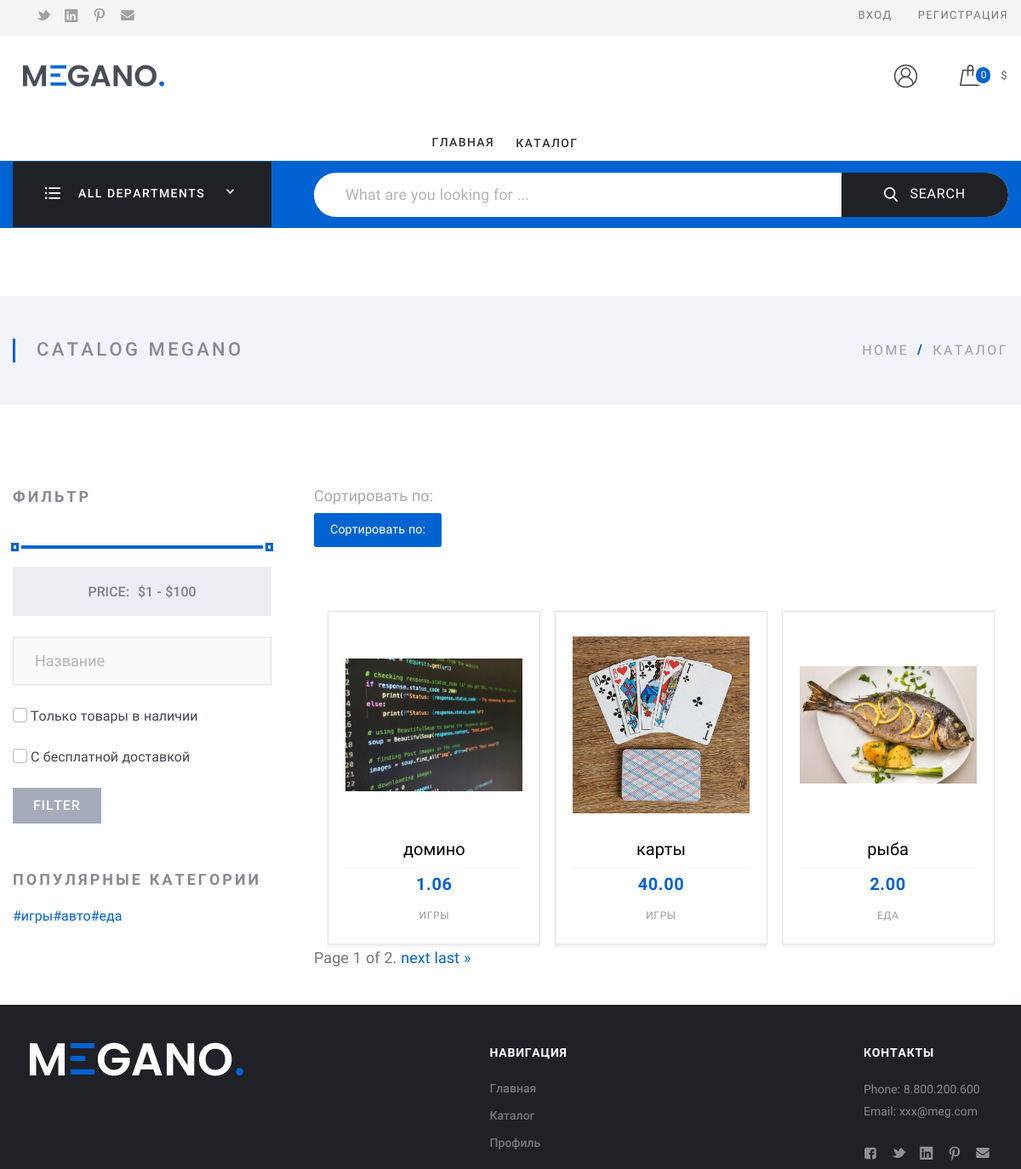
The app's page /catalog/, older data.
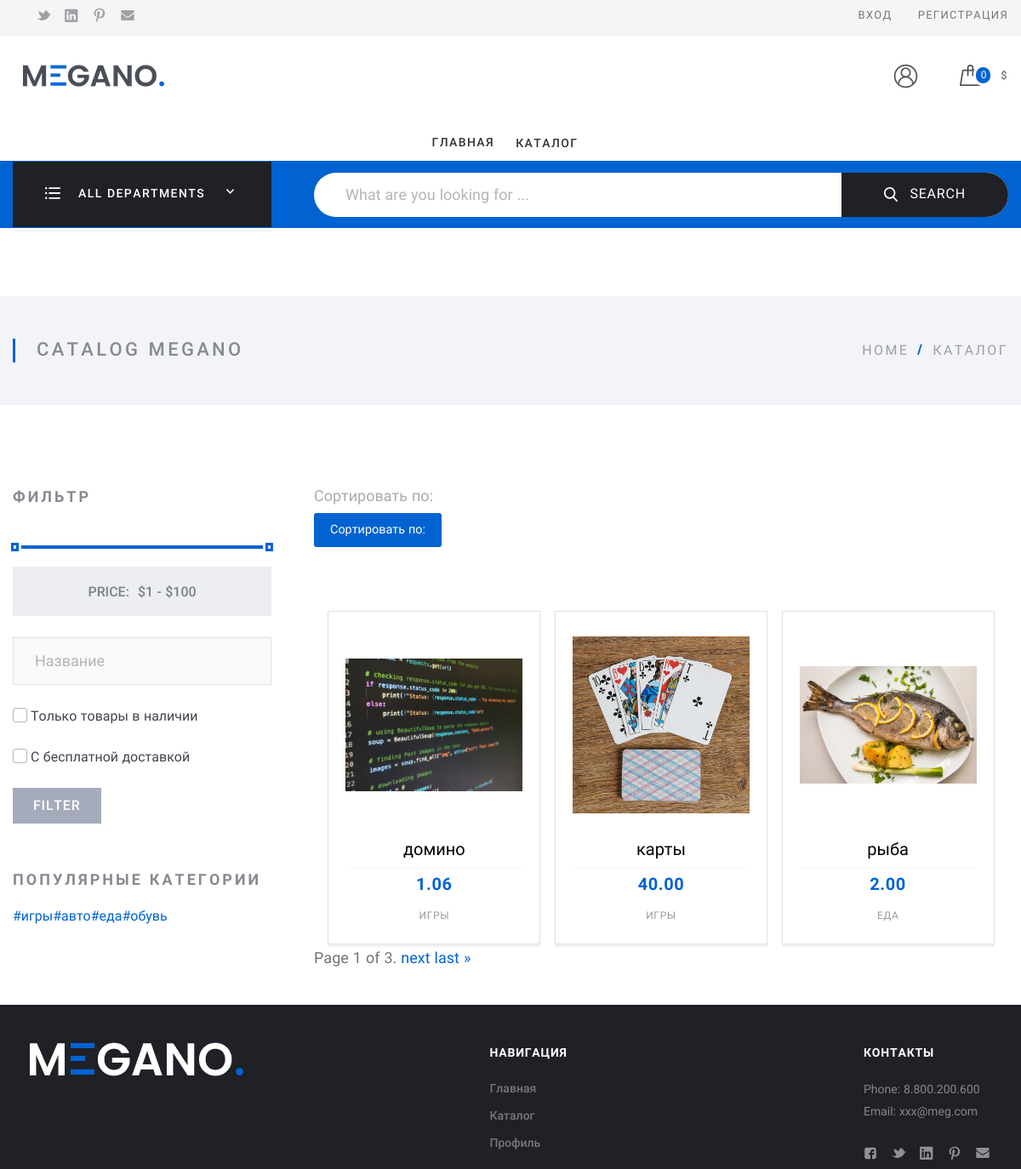
The same page, newer data.
### my_store_app/models.py (models this page shows, shortened)
class ProductCategory(models.Model):
    name = models.CharField(
        max_length=25,
        null=True,
        verbose_name=_('category title')
    )
    slug = models.SlugField(verbose_name=_('slug'))
    description = models.TextField(max_length=255, null=True, blank=True, verbose_name=_('description'))
    icon = models.ImageField(verbose_name=_('icon'))
    image = models.ImageField(verbose_name=_('image'))
    def __str__(self) -> str:
        return self.name
    class Meta:
        verbose_name_plural = _('product categories')
        verbose_name = _('product category')
    @property
    def icon_url(self):
        if self.icon and hasattr(self.icon, 'url'):
            return self.icon.url

class Product(models.Model):
    category = models.ForeignKey(
        ProductCategory,
        on_delete=models.CASCADE,
        related_name='products',
        verbose_name='good_category',
    )
    name = models.CharField(max_length=100, verbose_name=_('product name'))
    code = models.CharField(max_length=10, null=True, blank=True, verbose_name=_('product code'))
    slug = models.SlugField(db_index=True, verbose_name=_('product slug'))
    image = models.ImageField(verbose_name=_('product image'))
    description = models.TextField(max_length=2550, null=True, verbose_name=_('product description'))
    rating = models.FloatField(null=True, default=0, verbose_name=_('rating'))
    is_published = models.BooleanField(verbose_name=_('is published'), null=True, blank=True, default=True)
    tags = TaggableManager()
    limited = models.BooleanField(default=False, verbose_name=_('limited edition'))
    price = models.DecimalField(max_digits=10, decimal_places=2, verbose_name=_('price'))
    quantity = models.IntegerField(verbose_name=_('quantity'))
    is_free_delivery = models.BooleanField(default=False, verbose_name='free delivery')
    def get_absolute_url(self) -> Callable:
        return reverse('product', kwargs={'slug': self.slug})
    @property
    def image_url(self):
        if self.image and hasattr(self.image, 'url'):
            return self.image.url
    class Meta:
        verbose_name = _('product')
        verbose_name_plural = _('products')
        db_table = 'products'

### my_store_app/views.py (the view, shortened to what this page needs)
# urls.py: path('catalog/', FullCatalogView.as_view(), name="catalog_url"),
class FullCatalogView(ListView):
    model = Product
    paginate_by = 3
    template_name = 'catalog.html'
    def get_context_data(self, **kwargs):
        def set_context(param: str, context_param: dict = None, reverse: bool = False):
            item = self.request.GET.get(param)
        context = super(FullCatalogView, self).get_context_data(**kwargs)
        set_context('filter', context)
        set_context('orderby', context, True)
        set_context('price', context)
        set_context('search_text', context)
        set_context('is_exist', context)
        set_context('free_delivery', context)
        from django.conf import settings
        context['CATALOG_MIN_PRICE'], context['CATALOG_MAX_PRICE'] = (
        settings.CATALOG_MIN_PRICE, settings.CATALOG_MAX_PRICE)
        context['CATALOG_MIN_SELECTED_PRICE'], context['CATALOG_MAX_SELECTED_PRICE'] = str.split(
            self.request.GET.get('price'), ';') if self.request.GET.get('price') else (
        settings.CATALOG_MIN_PRICE, settings.CATALOG_MAX_PRICE)
        return context
    def get_queryset(self):
        filter_text = self.request.GET.get('filter', '')
        search_text = self.request.GET.get('search_text', '')
        order = self.request.GET.get('review', 'pop')
        min_price, max_price = (Decimal(i) for i in str.split(self.request.GET.get('price'), ';')) if self.request.GET.get('price') else (Decimal(settings.CATALOG_MIN_PRICE), Decimal(settings.CATALOG_MAX_PRICE))
        is_exist = True if self.request.GET.get('is_exist') == 'on' else False
        is_free_delivery = True if self.request.GET.get('free_delivery') == 'on' else False
        new_context = Product.objects.filter(
            category__name__icontains=filter_text,
            name__icontains=search_text,
            price__lte=max_price,
            price__gte=min_price,
            quantity__gte=1 if is_exist else 0,
            is_free_delivery__gte=is_free_delivery,
        )
        return new_context

### my_store_app/context_processors.py (called while the page is built)
def cart(request):
    return {'cart': Cart(request)}

def load_settings(request):
    return {'site_settings': SiteSettings.load()}

### my_store_app/models.py (called while the page is built)
    @classmethod
    def load(cls):
        try:
            return cls.objects.get()
        except cls.DoesNotExist:
            return cls()

### my_store_app/services/cart.py (called while the page is built)
    def __len__(self):
        return sum(item['quantity'] for item in self.cart.values())

### my_store_app/templatetags/category_tags.py (called while the page is built)
@register.simple_tag()
def get_categories():
    return ProductCategory.objects.all()

### my_store_app/templates/catalog.html (shortened to what the changed rows need)
{% extends 'base.html' %}
{% load i18n %}
{% load static %}
{% load category_tags %}
{% block content %}
  <div class="Middle Middle_top">
    <div class="Middle-top">
      <div class="wrap">
        <div class="Middle-header">
          <h1 class="Middle-title">Catalog Megano
          </h1>
        </div>
      </div>
    </div>
    <div class="Section Section_column Section_columnLeft">
      <div class="wrap">
        <div class="Section-column">
          <div class="Section-columnSection">
            <div class="Section-columnContent">
              <div class="buttons">
                  {% get_categories as categories %}
                  {% for cat in categories %}
                <a href="{% url 'menu' %}?slug={{cat.slug}}"  >
                  #{{  cat }}
                </a>
                  {% endfor%}
              </div>
            </div>
          </div>
        </div>
        <div class="Section-content">
          <div class="Cards">
            {% for elem in page_obj %}
            <div v-for="" class="Card" >
              <a class="Card-picture" href="{{elem.get_absolute_url}}"><img src="{{ elem.image_url }}" alt="card.title"/></a>
              <div class="Card-content">
                <strong class="Card-title"><a href="{{elem.get_absolute_url}}">{{ elem.name }}</a></strong>
                <div class="Card-description">
                  <div class="Card-cost"><span class="Card-price">{{ elem.price }}</span></div>
                  <div class="Card-category">{{elem.category}}</div>
                </div>
              </div>
            </div>
            {%endfor%}
          </div>
          <div class="pagination">
            <span class="step-links">
              <span class="current">
                Page {{ page_obj.number }} of {{ page_obj.paginator.num_pages }}.
              </span>
              {% if page_obj.has_next %}
                <a href="?page={{ page_obj.next_page_number }}">next</a>
                <a href="?page={{ page_obj.paginator.num_pages }}">last &raquo;</a>
              {% endif %}
            </span>
          </div>
        </div>
      </div>
    </div>
  </div>
{% endblock %}

Row changes from the older to the newer data that the page shows:
added ProductCategory: name "обувь"
Text that changed along with them:
{{ page_obj.paginator.num_pages }}: "2" → "3"
